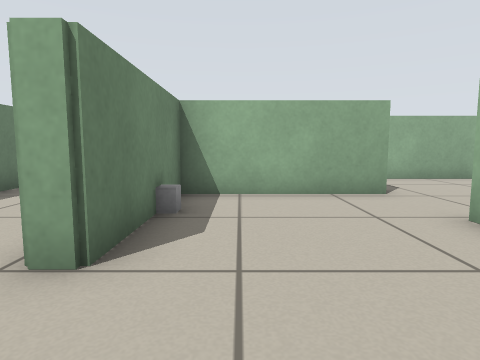
view 1 (above)

20 first-person views from a walk through a world built for the Player/Stage simulator. The camera is 0.51 m above the floor, tilts 6° down and sees 75° across. The lines on the ground mark 1 m squares. The floor is counted in squares, 0.5 m on a side. Each view is taken from the middle of a square. On the plan, view 1 faces up. The plan holds only what a view shows up to about 12 squares ahead; the rest is blank. Robots are left out.

view 2
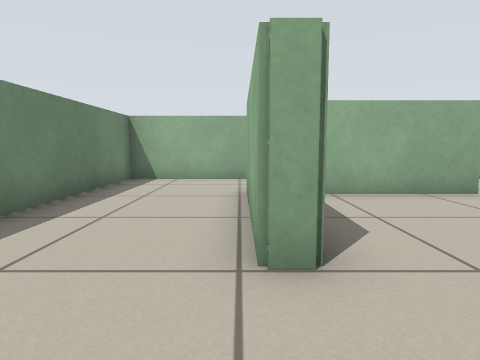

view 3
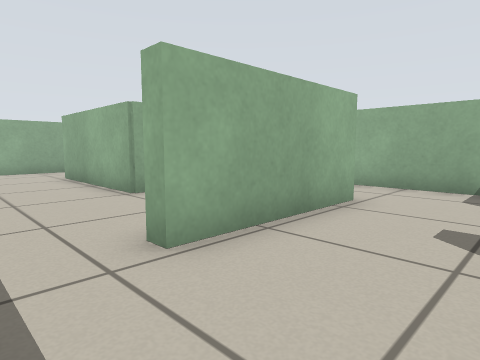

view 4
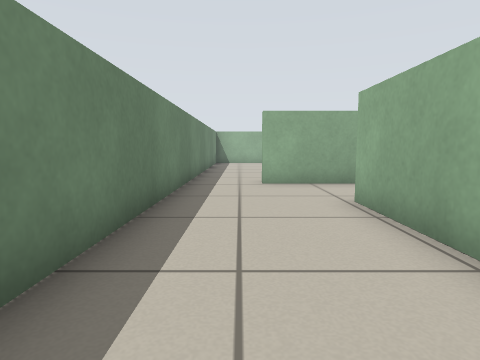

view 5
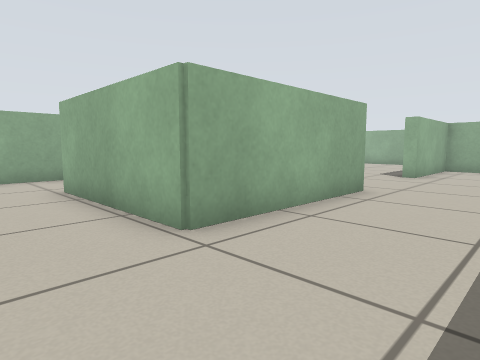

view 6
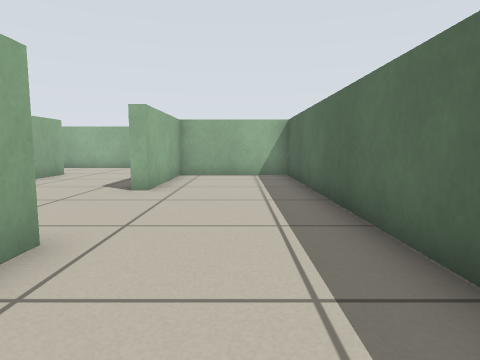

view 7
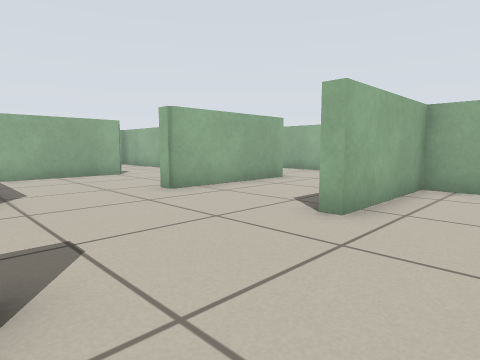

view 8
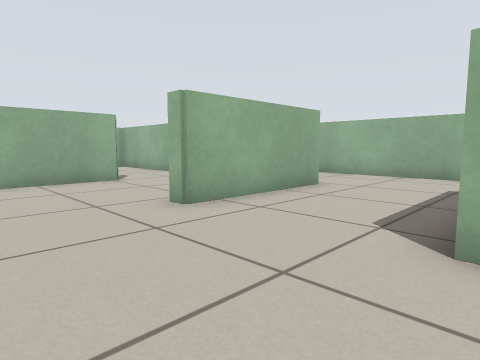

view 9
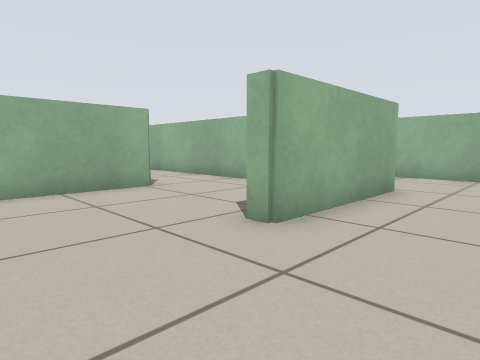

view 10
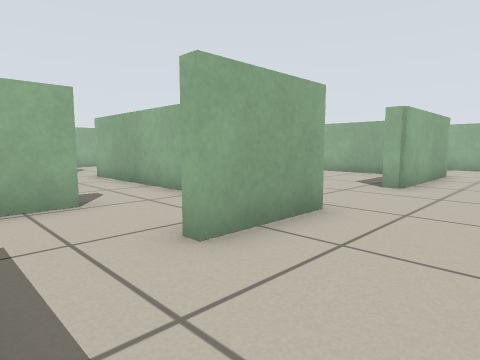

view 11
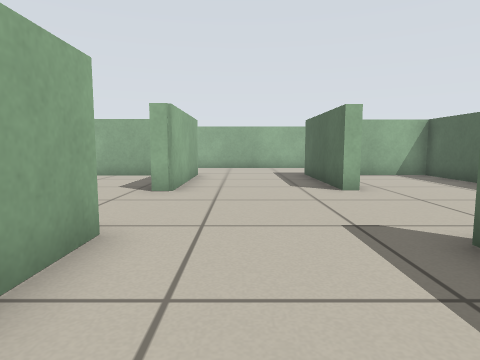

view 12
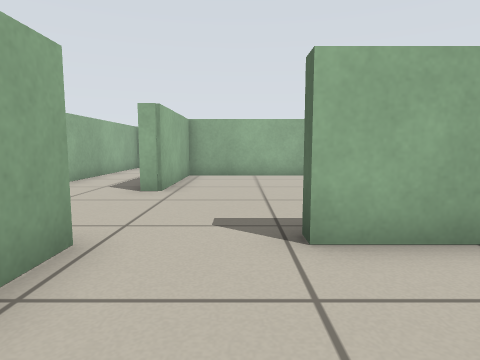

view 13
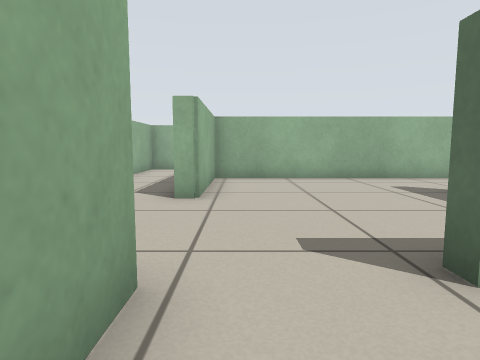

view 14
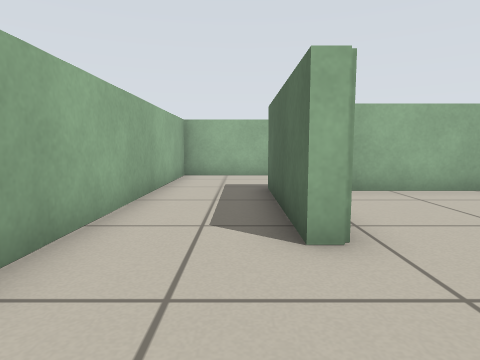

view 15
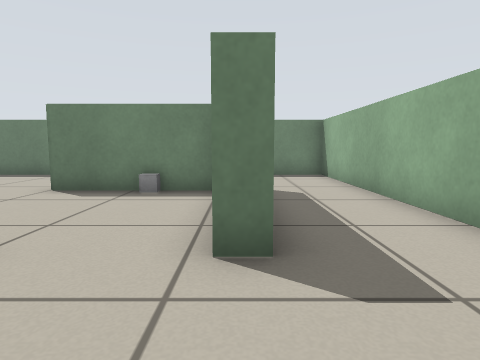

view 16
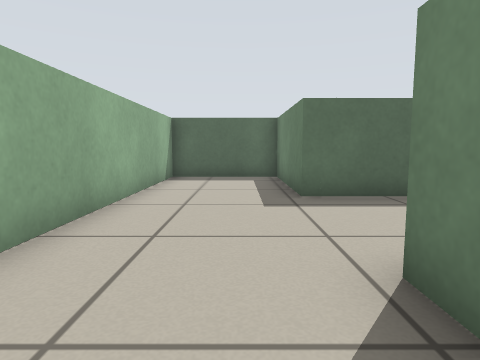

view 17
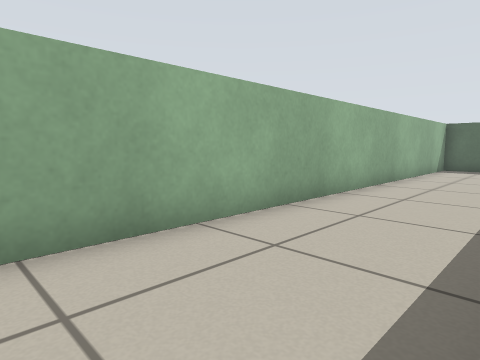

view 18
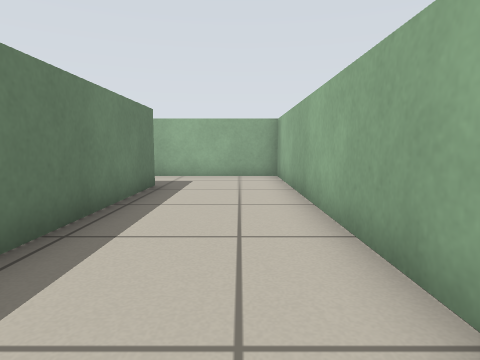

view 19
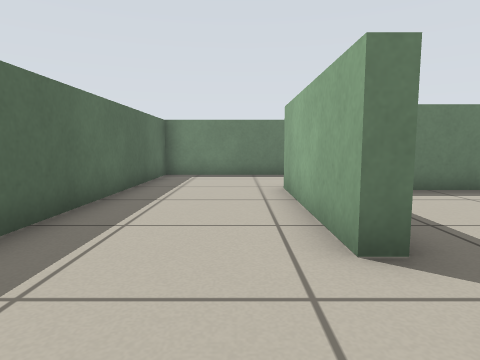

view 20
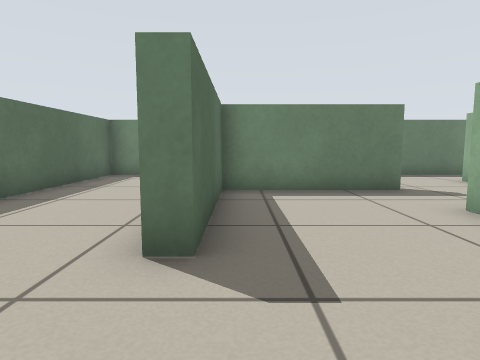

### Floor plan
Points are (right, up) in squares from view 1. A wall is a line through its corners. A room is listed if a view was taken in it or the views show most of it. See-through windows are left out.
Room 1 (views 1, 2, 3, 4, 5, 6, 7, 8, 9, 10, 11, 12, 13, 16, 17, 18, 19, 20)
walls: (3.2, -3) (3.2, 4.3); (3.6, -4.4) (1, -4.4); (0.9, -1.3) (-3.4, -1.3) (-3.4, -0.9); (8.2, 0.5) (4.5, 0.5); (11.2, -2.9) (11.2, 0.5); (7.2, -8.9) (7.2, -8.4); (-1.4, -4.1) (-1.4, -8.4) (3.2, -8.4) (3.2, -8.9) (-1.8, -8.9) (-1.8, -4.1); (11.7, -3.5) (11.7, -4.4) (7.2, -4.4) (7.2, -3.9); (3.2, 6.7) (-1.4, 6.7) (-1.4, 2.5) (-1.8, 2.5) (-1.8, 7.2); (7.2, 7.3) (11.7, 7.3) (11.7, 1.9); (-5.5, 2.1) (-5.5, -12.7) (11.2, -12.7) (11.2, -8.9) (7.3, -8.9) (7.3, -8.4) (11.7, -8.4) (11.7, -12.7) (15.3, -12.7) (15.3, 10) (6.6, 10); (-3.5, 10) (-5.5, 10) (-5.5, 4.5)
ways out: opening at (-2.5, 8.5) to room 2; opening at (3, 5.5) to room 2; opening at (6.5, 8.5) to room 2; opening at (9.5, 1) to room 2
objects: white box (-1, 5)
Room 2 (views 14, 15)
walls: (3.2, 7.4) (3.2, 6.7); (3.2, 4.3) (3.6, 4.3); (6.6, 10) (4.6, 10); (2.1, 10) (-3.5, 10); (11.2, 0.5) (11.2, 6.7) (7.2, 6.7) (7.2, 7.3)
ways out: opening at (-2.5, 8.5) to room 1; opening at (3, 5.5) to room 1; opening at (6.5, 8.5) to room 1; opening at (9.5, 1) to room 1

Where each view was taken, in squares from view 1:
view 1: 0 up, 0 right, facing up
view 2: 0 up, 2 left, facing up
view 3: 4 down, 5 left, facing up-right
view 4: 10 down, 4 left, facing up
view 5: 12 down, 4 left, facing up-right
view 6: 11 down, 0 right, facing right
view 7: 11 down, 3 right, facing up-right
view 8: 9 down, 4 right, facing up-right
view 9: 7 down, 4 right, facing up-right
view 10: 7 down, 1 left, facing up-right
view 11: 6 down, 0 right, facing right
view 12: 5 up, 0 right, facing right
view 13: 6 up, 1 right, facing right
view 14: 8 up, 4 right, facing right
view 15: 7 up, 6 right, facing left
view 16: 2 down, 13 right, facing down
view 17: 3 up, 12 right, facing down-right
view 18: 1 down, 14 right, facing up
view 19: 10 down, 6 right, facing left
view 20: 8 down, 6 right, facing left
